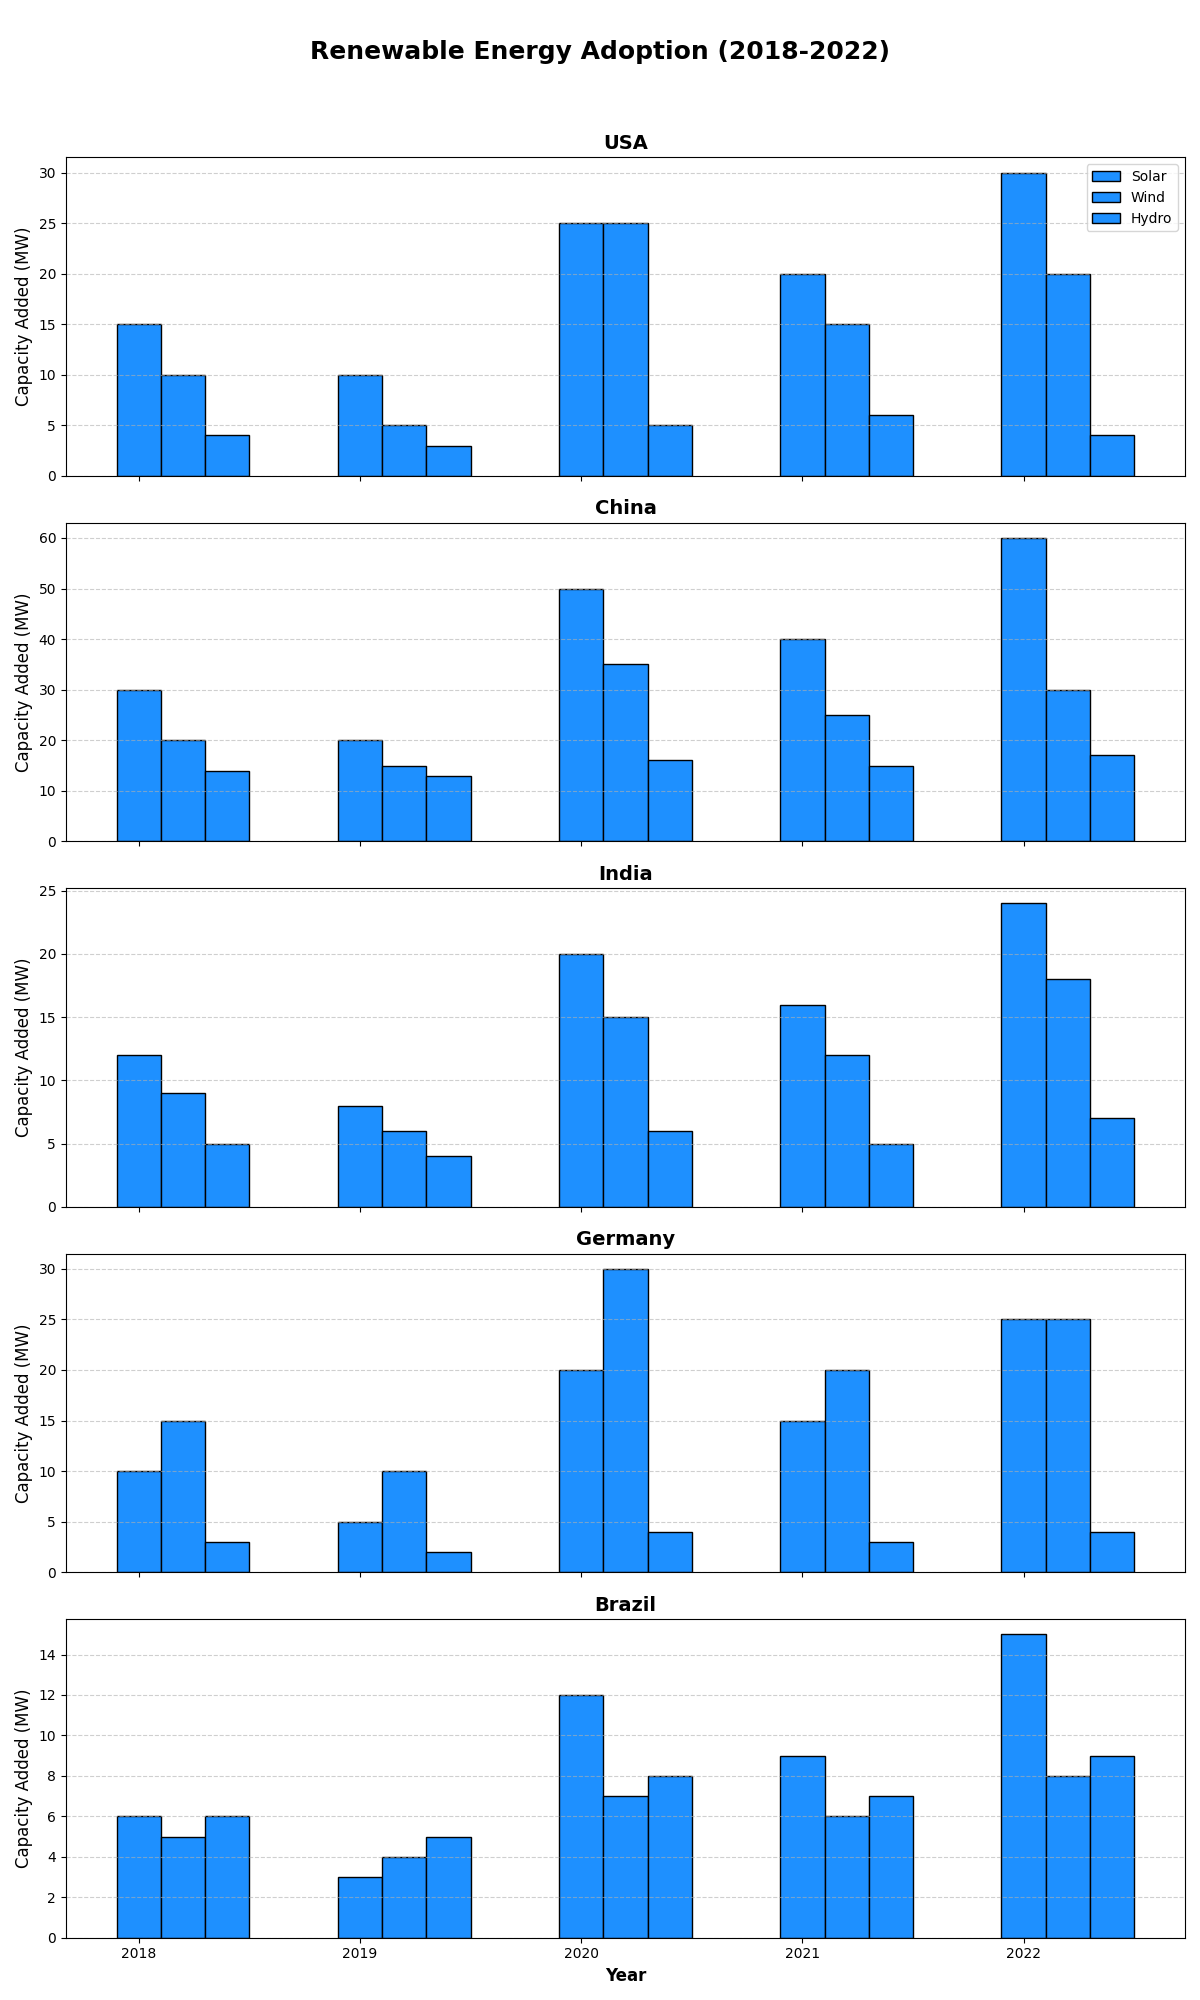

Python code for this plot:
import matplotlib.pyplot as plt
import numpy as np

years = np.array([2018, 2019, 2020, 2021, 2022])
countries = ["USA", "China", "India", "Germany", "Brazil"]  # Switch Germany and India

usa_data = {"Solar": [15, 10, 25, 20, 30], "Wind": [10, 5, 25, 15, 20], "Hydro": [4, 3, 5, 6, 4]}
china_data = {"Solar": [30, 20, 50, 40, 60], "Wind": [20, 15, 35, 25, 30], "Hydro": [14, 13, 16, 15, 17]}
india_data = {"Solar": [12, 8, 20, 16, 24], "Wind": [9, 6, 15, 12, 18], "Hydro": [5, 4, 6, 5, 7]}  # Was originally germany_data
germany_data = {"Solar": [10, 5, 20, 15, 25], "Wind": [15, 10, 30, 20, 25], "Hydro": [3, 2, 4, 3, 4]}  # Was originally india_data
brazil_data = {"Solar": [6, 3, 12, 9, 15], "Wind": [5, 4, 7, 6, 8], "Hydro": [6, 5, 8, 7, 9]}

all_data = [usa_data, china_data, india_data, germany_data, brazil_data]  # Rearranged order to match countries
energy_types = ["Solar", "Wind", "Hydro"]
single_color = '#1E90FF'

fig, axes = plt.subplots(nrows=5, ncols=1, figsize=(12, 20), sharex=True)
fig.suptitle("Renewable Energy Adoption (2018-2022)", fontsize=18, fontweight='bold')

for i, ax in enumerate(axes):
    country_data = all_data[i]
    for j, energy in enumerate(energy_types):
        ax.bar(years + j * 0.2, country_data[energy], width=0.2, color=single_color, edgecolor='black', label=energy if i == 0 else "")
    ax.set_title(countries[i], fontsize=14, fontweight='bold')
    ax.set_ylabel('Capacity Added (MW)', fontsize=12)
    ax.grid(axis='y', linestyle='--', alpha=0.6)
    if i == 0:
        ax.legend()

plt.xlabel("Year", fontsize=12, fontweight='bold')
plt.xticks(years)
plt.tight_layout(rect=[0, 0, 1, 0.96])

plt.show()
